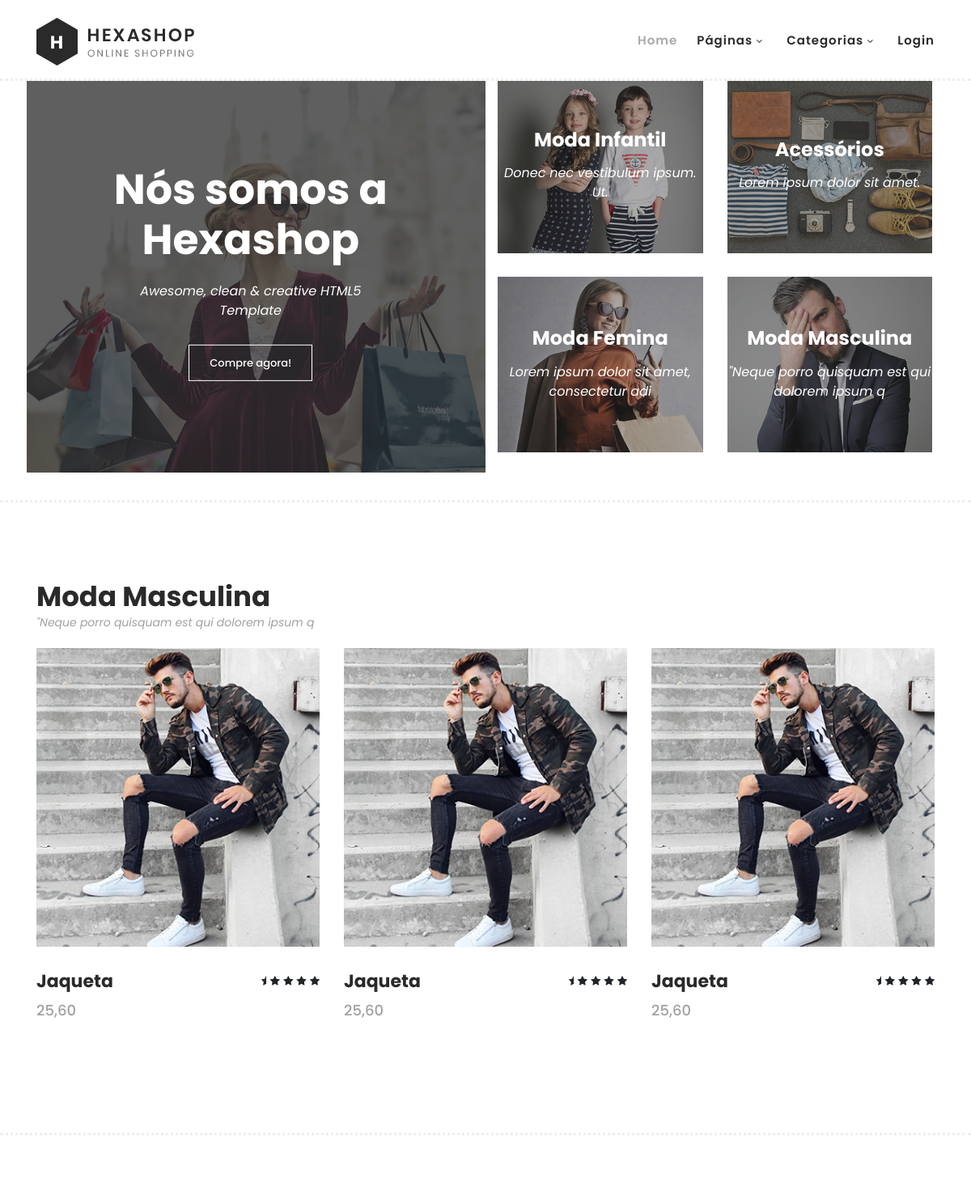
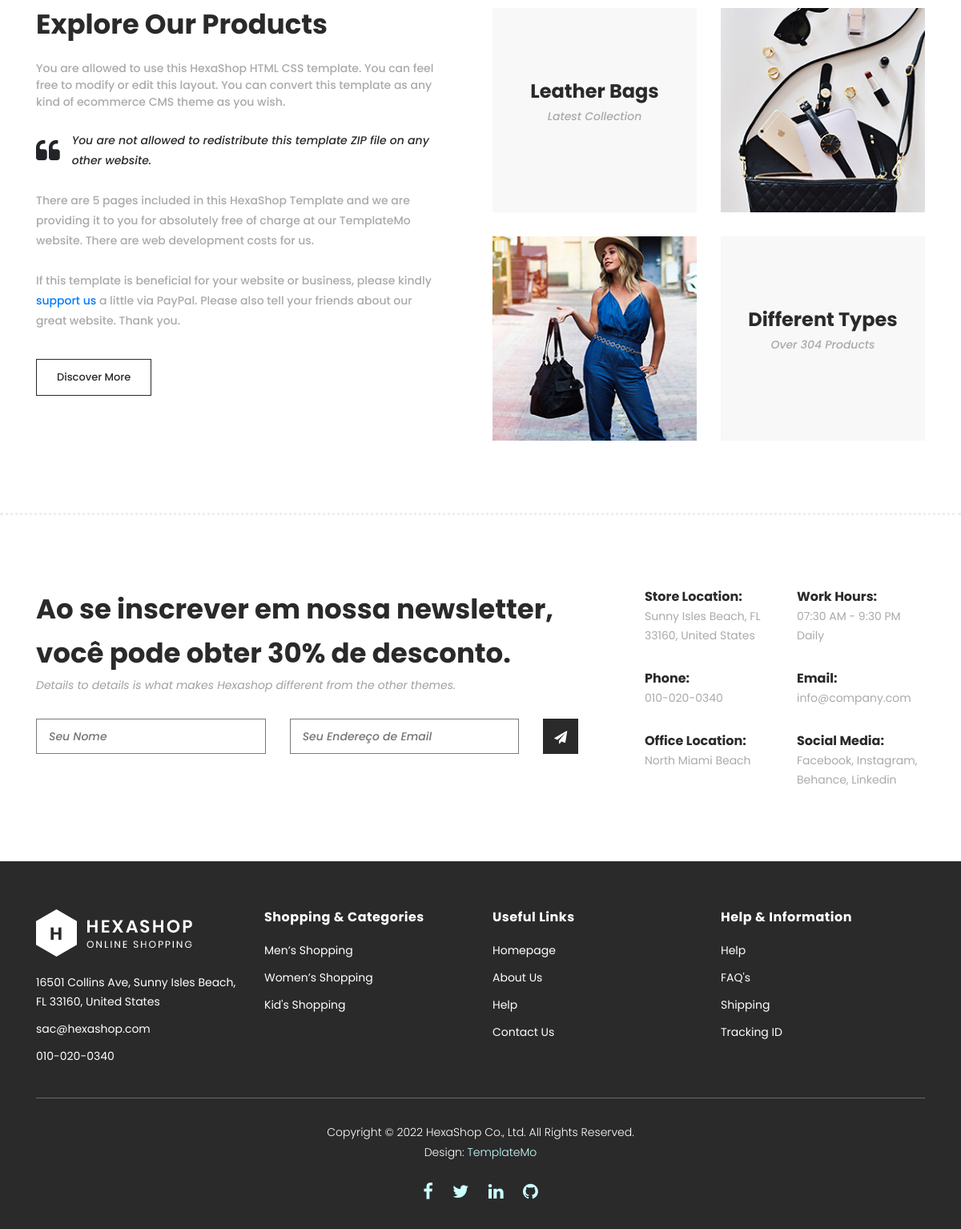
The page / on the database its author committed (2 pictures, top to bottom).
### core/models.py (models this page shows, shortened)
class Category(models.Model):
    category_name = models.CharField(max_length = 30, verbose_name='Categoria')
    category_description = models.CharField(max_length = 60, verbose_name='Descrição')
    category_breve = models.CharField(max_length = 45, blank=True, null=True, verbose_name='Descrição breve')
    category_image = models.ImageField(null=True, verbose_name='Imagem')
    class Meta:
        verbose_name= 'Categoria'
        verbose_name_plural = 'Categorias'
        ordering = ['category_name']

class ProductCategory(models.Model):
    product_id = models.ForeignKey("Product", on_delete=models.CASCADE)
    category_id = models.ForeignKey("Category", on_delete=models.CASCADE)
    class Meta:
        verbose_name= 'Categoria'
        verbose_name_plural = 'Categorias'

class Product(models.Model):
    product_name = models.CharField(max_length = 30, verbose_name='Produto')
    product_description = models.CharField(max_length = 60, verbose_name='Descrição')
    product_price = models.DecimalField(max_digits=7, decimal_places=2, verbose_name='Preço')
    product_status = models.BooleanField(verbose_name='Disponível')
    product_image = models.ImageField(null=True, verbose_name='Imagem')
    product_netweight = models.DecimalField(max_digits=7, decimal_places=2, verbose_name="Peso líquido (em Kg):")
    product_weight = models.DecimalField(max_digits=7, decimal_places=2, verbose_name="Peso bruto (em Kg):")
    product_height = models.DecimalField(max_digits=7, decimal_places=2, verbose_name="Altura (em cm):")
    product_width = models.DecimalField(max_digits=7, decimal_places=2, verbose_name="Largura (em cm):")
    product_length = models.DecimalField(max_digits=7, decimal_places=2, verbose_name="Profundidade (em cm):")
    class Meta:
        verbose_name= 'Produto'
        verbose_name_plural = 'Produtos'
        ordering = ['product_name']

### core/views.py (the view)
# urls.py: path("", views.index_view, name="page/"),
def index_view(request):
    context = dados_nav(request)
    categorias = Category.objects.all()
    lista = []
    aux = []
    for i in categorias:
        aux.append(i)
    if aux:
        if len(aux) < 4:
            num = len(aux)
        else:
            num = 4
        escolhidas = sample(aux,num)
    else:
        escolhidas = []
    for i in categorias:
        categoria = Category.objects.get(pk=i.id)
        produtos_da_categoria = categoria.productcategory_set.all()
        if produtos_da_categoria:
            lista.append((categoria,produtos_da_categoria))
    context.setdefault('lista', lista)
    context.setdefault('escolhidas', escolhidas)
    return render(request, 'index.html', context )

### core/views.py (called while the page is built)
def dados_nav(request):
    categorias = Category.objects.all()
    carrinho = request.session.get('cart', {})
    qtd_prod = len(carrinho)
    context = {'categorias': categorias,
               'qtd_prod': qtd_prod,
               'dados': dados}
    return context

### core/templates/index.html (shortened to what this page needs)
{% extends "base.html" %}
{% load static %}
{% block content %}
    <div class="main-banner pt-5 mt-5" id="top">
        <div class="container-fluid px-5">
            <div class="row">
                <div class="col-lg-6">
                    <div class="left-content">
                        <div class="row">
                            <div class="thumb">
                                    <div class="inner-content" style="margin-right: 20%">
                                        <h4  class="" style="text-align: center;">Nós somos a Hexashop</h4>
                                        <span style="text-align: center;">Awesome, clean &amp; creative HTML5 Template</span>
                                        <div class="main-border-button" style="text-align: center;">
                                            <a href="../categories/">Compre agora!</a>
                                        </div>
                                    </div>
                                    <img src="{% static 'images/left-banner-image.jpg' %}" alt="">
                            </div>
                        </div>
                    </div>
                </div>
                <div class="col-lg-6">
                    <div class="right-content">
                        <div class="row">
                            {% for escolhida in escolhidas %}
                                <div class="col-lg-6">
                                    <div class="right-first-image">
                                        <div class="thumb">
                                            <div class="inner-content">
                                                <h4>{{ escolhida.category_name|safe }}</h4>
                                                <span>{{ escolhida.category_breve|safe }}</span>
                                            </div>
                                            <img src="{{ escolhida.category_image.url|safe }}">
                                        </div>
                                    </div>
                                </div>
                            {% endfor %}
                        </div>
                    </div>
                </div>
            </div>
        </div>
    </div>
        <section class="section pt-5 mt-5" id="men">
            {% for categoria, produtos_da_categoria in lista %}
            <div class="container">
                <div class="row">
                    <div class="col-lg-6">
                        <div class="section-heading mb-3">
                            <h2>{{ categoria.category_name|safe }}</h2>
                            <span>{{ categoria.category_breve|safe }}</span>
                        </div>
                    </div>
                </div>
                <div class="row pt-1">
                    <div class="col-lg-12">
                        <div class="men-item-carousel">
                            <div class="owl-men-item owl-carousel">
                                {% for produto_categoria in produtos_da_categoria %}
                                    <div class="item pb-5">
                                        <div class="thumb">
                                            <img src="{{ produto_categoria.product_id.product_image.url }}" alt="">
                                        </div>
                                        <div class="down-content">
                                            <h4>{{ produto_categoria.product_id.product_name|safe }}</h4>
                                            <span>{{ produto_categoria.product_id.product_price|floatformat:2|safe }}</span>
                                            <ul class="stars">
                                                <li><i class="fa fa-star-half"></i></li>
                                                <li><i class="fa fa-star"></i></li>
                                                <li><i class="fa fa-star"></i></li>
                                                <li><i class="fa fa-star"></i></li>
                                                <li><i class="fa fa-star"></i></li>
                                            </ul>
                                        </div>
                                    </div>
                                {% endfor %}
                            </div>
                        </div>
                    </div>
                </div>
            </div>
            {% endfor %}
        </section>
    <section class="section" id="explore">
        <div class="container">
            <div class="row">
                <div class="col-lg-6">
                    <div class="left-content">
                        <h2>Explore Our Products</h2>
                        <span>You are allowed to use this HexaShop HTML CSS template. You can feel free to modify or edit this layout. You can convert this template as any kind of ecommerce CMS theme as you wish.</span>
                        <div class="quote">
                            <i class="fa fa-quote-left"></i><p>You are not allowed to redistribute this template ZIP file on any other website.</p>
                        </div>
                        <p>There are 5 pages included in this HexaShop Template and we are providing it to you for absolutely free of charge at our TemplateMo website. There are web development costs for us.</p>
                        <p>If this template is beneficial for your website or business, please kindly <a rel="nofollow" href="https://paypal.me/templatemo" target="_blank">support us</a> a little via PayPal. Please also tell your friends about our great website. Thank you.</p>
                        <div class="main-border-button">
                            <a href="https://templatemo.com/tm-571-hexashop">Discover More</a>
                        </div>
                    </div>
                </div>
                <div class="col-lg-6">
                    <div class="right-content">
                        <div class="row">
                            <div class="col-lg-6">
                                <div class="leather">
                                    <h4>Leather Bags</h4>
                                    <span>Latest Collection</span>
                                </div>
                            </div>
                            <div class="col-lg-6">
                                <div class="first-image">
                                    <img src="{% static 'images/explore-image-01.jpg' %}" alt="">
                                </div>
                            </div>
                            <div class="col-lg-6">
                                <div class="second-image">
                                    <img src="{% static 'images/explore-image-02.jpg' %}" alt="">
                                </div>
                            </div>
                            <div class="col-lg-6">
                                <div class="types">
                                    <h4>Different Types</h4>
                                    <span>Over 304 Products</span>
                                </div>
                            </div>
                        </div>
                    </div>
                </div>
            </div>
        </div>
    </section>
    <div class="subscribe">
        <div class="container">
            <div class="row">
                <div class="col-lg-8">
                    <div class="section-heading">
                        <h2>Ao se inscrever em nossa newsletter, você pode obter 30% de desconto.</h2>
                        <span>Details to details is what makes Hexashop different from the other themes.</span>
                    </div>
                    <form id="subscribe" action="/" method="POST">
                        <div class="row">
                          <div class="col-lg-5">
                            <fieldset>
                              <input name="name" type="text" id="name" placeholder="Seu Nome" required="">
                            </fieldset>
                          </div>
                          <div class="col-lg-5">
                            <fieldset>
                              <input name="email" type="text" id="email" pattern="[^ @]*@[^ @]*" placeholder="Seu Endereço de Email" required="">
                            </fieldset>
                          </div>
                          <div class="col-lg-2">
                            <fieldset>
                              <button type="submit" id="form-submit" class="main-dark-button"><i class="fa fa-paper-plane"></i></button>
                            </fieldset>
                          </div>
                        </div>
                    </form>
                </div>
                <div class="col-lg-4">
                    <div class="row">
                        <div class="col-6">
                            <ul>
                                <li>Store Location:<br><span>Sunny Isles Beach, FL 33160, United States</span></li>
                                <li>Phone:<br><span>010-020-0340</span></li>
                                <li>Office Location:<br><span>North Miami Beach</span></li>
                            </ul>
                        </div>
                        <div class="col-6">
                            <ul>
                                <li>Work Hours:<br><span>07:30 AM - 9:30 PM Daily</span></li>
                                <li>Email:<br><span>info@company.com</span></li>
                                <li>Social Media:<br><span><a href="#">Facebook</a>, <a href="#">Instagram</a>, <a href="#">Behance</a>, <a href="#">Linkedin</a></span></li>
                            </ul>
                        </div>
                    </div>
                </div>
            </div>
        </div>
    </div>
{% endblock content %}

### rows shown on the page
Category: category_name "Moda Infantil", category_breve "Donec nec vestibulum ipsum. Ut.", category_image (picture)
Category: category_name "Acessórios", category_breve "Lorem ipsum dolor sit amet.", category_image (picture)
Category: category_name "Moda Femina", category_breve "Lorem ipsum dolor sit amet, consectetur adi", category_image (picture)
Category: category_name "Moda Masculina", category_breve "\"Neque porro quisquam est qui dolorem ipsum q", category_image (picture)
ProductCategory: product_id.product_image (picture), product_id.product_name "Jaqueta", product_id.product_price "25,60"

### other values the page prints
{{ dados.loja_end }} "16501 Collins Ave, Sunny Isles Beach, FL 33160, United States"
{{ dados.loja_email }} "sac@hexashop.com"
{{ dados.loja_tel }} "010-020-0340"
